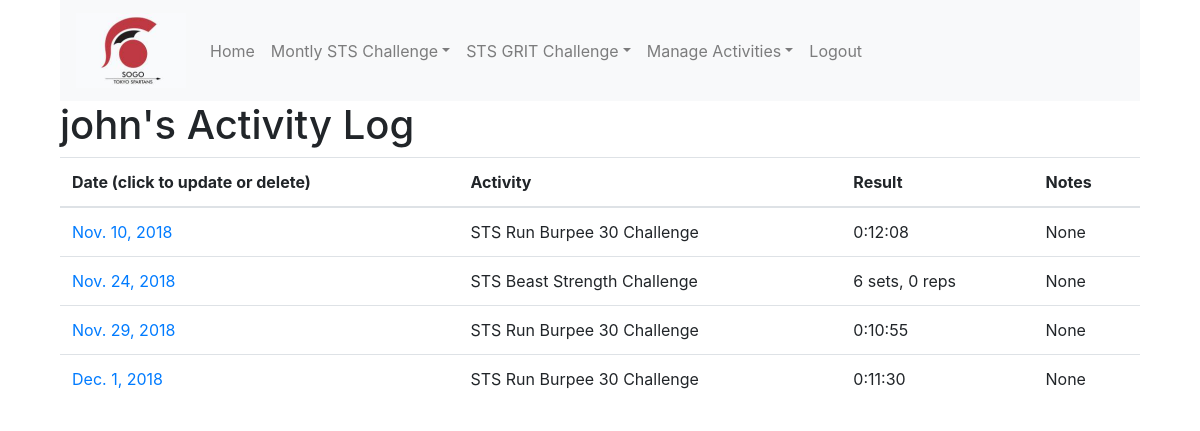
/sogo_app/my_results/ (signed in), run on an earlier commit of the app's database.
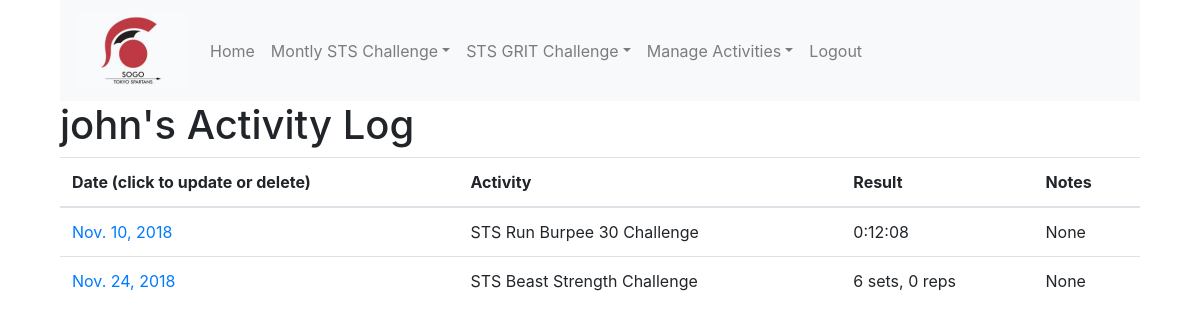
And on a later commit of the database.
### sogo_app/models.py (models this page shows, shortened)
class Results(models.Model):
    user = models.ForeignKey(User, on_delete=models.CASCADE)
    date = models.DateField()
    activity = models.ForeignKey(Activities, on_delete=models.CASCADE)
    duration = models.DurationField(null=True)
    reps = models.PositiveIntegerField(null=True)
    sets = models.PositiveIntegerField(null=True)
    notes = models.CharField(max_length=256, null=True, blank=True)
    class Meta:
        unique_together = ('date', 'activity', 'user')

class Activities(models.Model):
    TARGET_TYPES = (('T', 'Time'),
                    ('R', 'Sets & Reps'))
    name = models.CharField(max_length=100, unique=True)
    target_type = models.CharField(max_length=1, choices=TARGET_TYPES)
    track = models.BooleanField()
    def __str__(self):
        return self.name

### sogo_app/views.py (the view)
class MyResultsView(LoginRequiredMixin, ListView):
    login_url= '/sogo_app/login'
    model=Results
    def get_context_data(self,**kwargs):
        context = super(MyResultsView, self).get_context_data(**kwargs)
        context.update({
        'object_list': Results.objects.filter(user=self.request.user),
        })
        return context

### sogo_app/templates/sogo_app/results_list.html (shortened to what this page needs)
{%extends "base.html"%}
{%load staticfiles%}
{%load bootstrap%}
{%block body_block%}
<h1>{{user.username}}'s Activity Log</h1>
<table class="table">
  <thead>
    <th>Date (click to update or delete)</th>
    <th>Activity</th>
    <th>Result</th>
    <th>Notes</th>
  </thead>
  <tbody>
    {%for workout in object_list%}
    <tr>
      <td><a href="/sogo_app/update_results/{{workout.pk}}/">{{workout.date}}</td>
      <td>{{workout.activity}}</td>
      {%if workout.activity.target_type == "T" %}
      <td>{{workout.duration}}</td>
      {%else%}
      <td>{{workout.sets}} sets, {{workout.reps}} reps</td>
      {%endif%}
      <td>{{workout.notes}}</td>
    </tr>
    {%endfor%}
  </tbody>
</table>
{%endblock%}

What changed in the data, as far as the page shows it:
removed Results: date "Nov. 29, 2018", activity "STS Run Burpee 30 Challenge", duration "0:10:55", notes "None"
removed Results: date "Dec. 1, 2018", activity "STS Run Burpee 30 Challenge", duration "0:11:30", notes "None"
